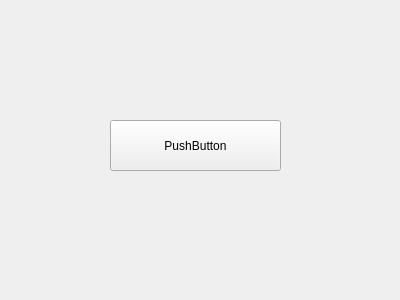
<?xml version="1.0" encoding="UTF-8"?>
<ui version="4.0">
 <class>Form</class>
 <widget class="QWidget" name="Form">
  <property name="geometry">
   <rect>
    <x>0</x>
    <y>0</y>
    <width>400</width>
    <height>300</height>
   </rect>
  </property>
  <property name="windowTitle">
   <string>Form</string>
  </property>
  <widget class="QPushButton" name="pushButton">
   <property name="geometry">
    <rect>
     <x>110</x>
     <y>120</y>
     <width>171</width>
     <height>51</height>
    </rect>
   </property>
   <property name="text">
    <string>PushButton</string>
   </property>
  </widget>
 </widget>
 <resources/>
 <connections/>
</ui>
